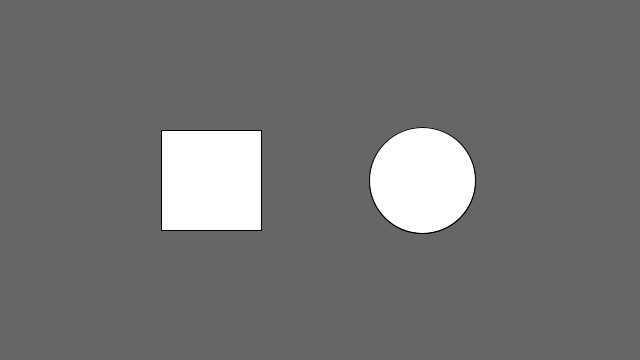
Frame 1 (no input)
Frame 60 (the mouse pressed at the canvas centre just before this capture): identical to frame 1, image omitted
Frame 120 (the mouse held since frame 60 and released just before this capture): identical to frame 1, image omitted

The Processing sketch that drew this single still picture (run headless with seeded random() and noise(); from frame 60 on, the mouse is pressed at the canvas centre):

// Processing sketch: processing_65054
// ── processing_65054.pde

//GIOVANNA CASTRO
//INTERACTIVITY 28
//JULY 5th, 2012

//OVERALL DETAILS
float rx, ry;    // rectangle x- and y-coordinate
float rd = 100;  // rectangle width
  
float ex, ey;    // ellipse x- and y-coordinate
float er = 53;  // ellipse radius
  
void setup()
{
  size(640, 360);
  smooth();
  ellipseMode(RADIUS);
  // Set the x- and y-coordinates for the rectangle
  rx = width * 0.33 - rd/2;
  ry = height * 0.5 - rd/2;
   
  // Set the x- and y-coordinates for the ellipse
  ex = width * 0.66;
  ey = height * 0.5;
}
  
//THE ACTIONS

void draw() 
//THE FIRST CURLY
{
//THE FIRST CURLY

  //DETAILS about the action
  background(102);
  
  //TOUCH THE RECTANGLE AND THIS IS WHAT HAPPENS
  {
    rect(rx, ry, rd, rd);
  if ((mouseX >= rx) && (mouseX <= rx+rd) && (mouseY >= ry) && (mouseY <= ry+rd))  {fill(5); } 
  else {fill(255);}
  rect(rx, ry, 100, 100);
 ellipse(ex, ey, er, er);
 }
 
 //TOUCH THE CIRCLE
{
   ellipse(ex, ey, er, er);
 float d = dist(mouseX, mouseY, ex, ey);
 if(d < er)
 {er++;
 fill(34);} 
 else {fill(255);}
}

//THE LAST CURLY
}
//THE LAST CURLY
